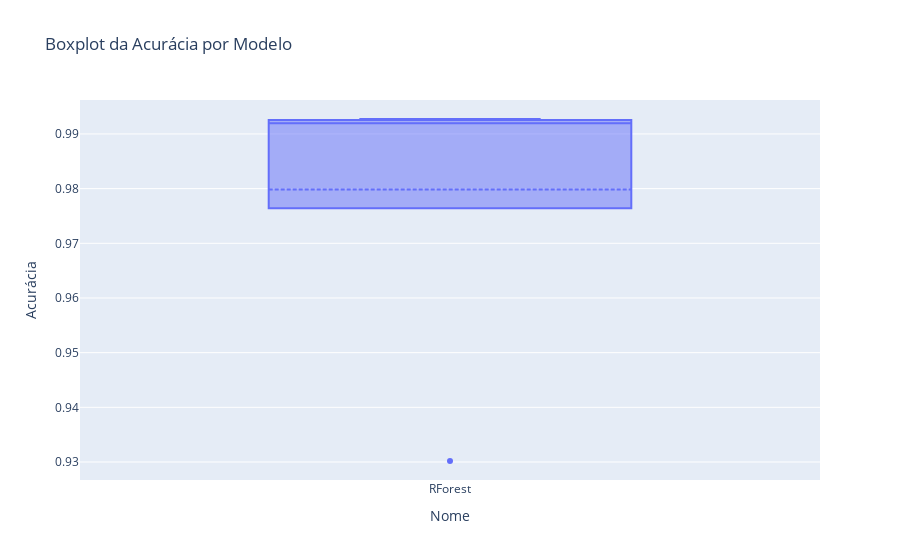
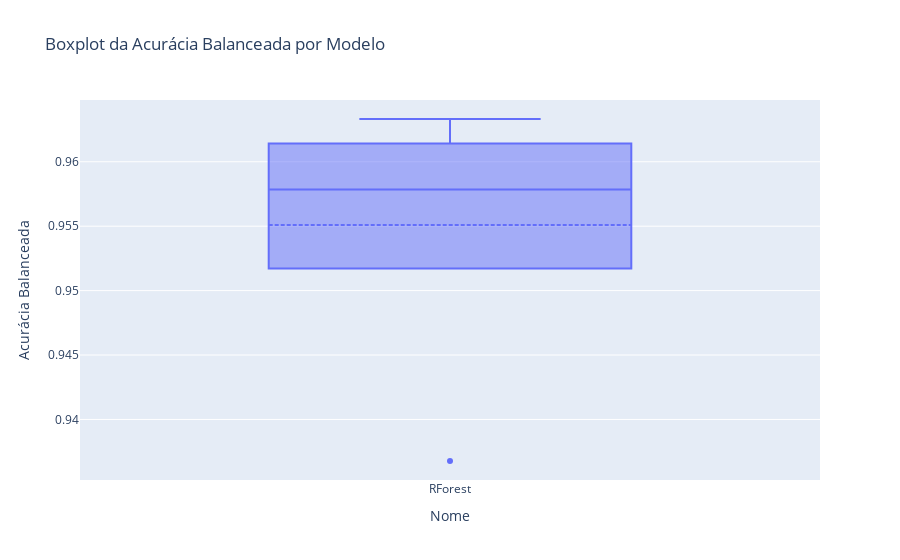
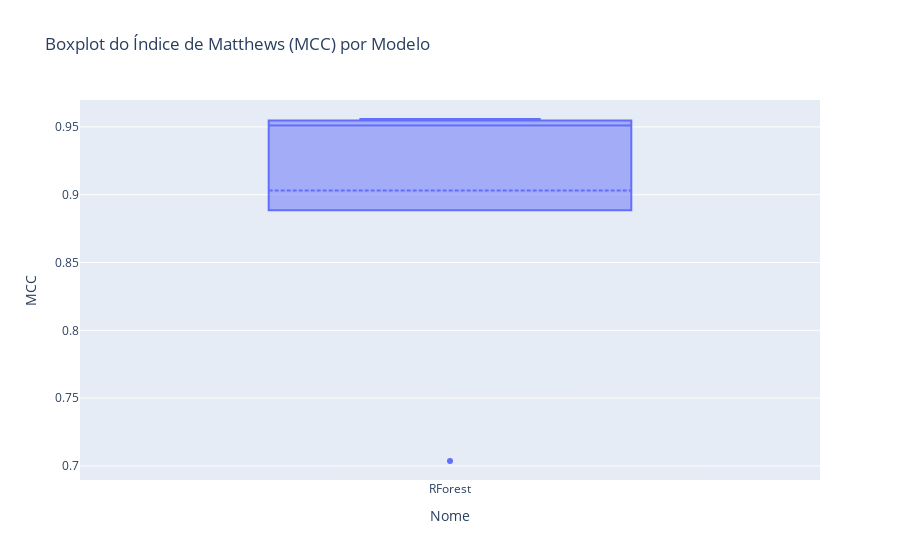
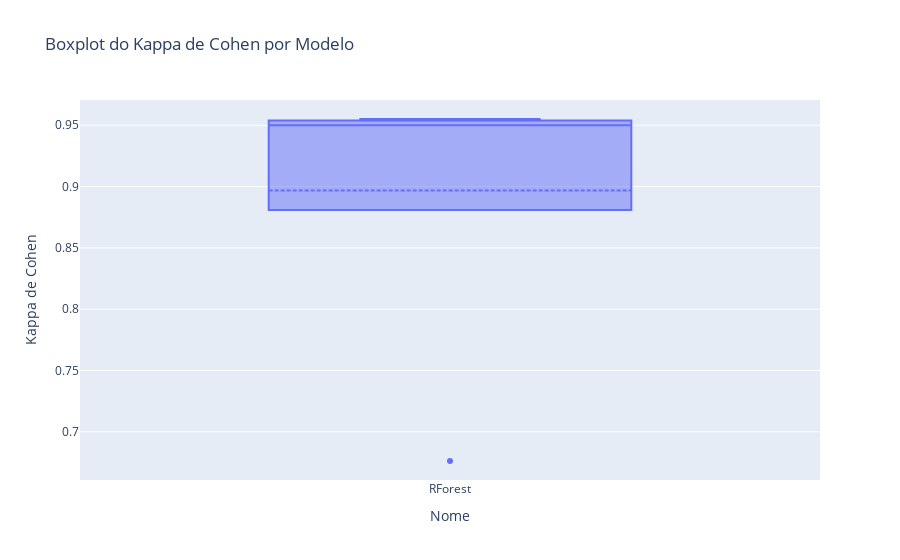

These figures' notebook cell, in order:
### Code cell
import plotly.express as px
import pandas as pd

# Converter a lista de resultados em um DataFrame
df_resultados = pd.DataFrame(resultados)

# Criar gráficos de boxplot para as métricas
fig_acuracia = px.box(df_resultados, x='Nome', y='Acurácia', title='Boxplot da Acurácia por Modelo')
fig_acuracia.update_traces(boxmean=True)

fig_acuracia_balanceada = px.box(df_resultados, x='Nome', y='Acurácia Balanceada', title='Boxplot da Acurácia Balanceada por Modelo')
fig_acuracia_balanceada.update_traces(boxmean=True)

fig_mcc = px.box(df_resultados, x='Nome', y='MCC', title='Boxplot do Índice de Matthews (MCC) por Modelo')
fig_mcc.update_traces(boxmean=True)

fig_kappa = px.box(df_resultados, x='Nome', y='Kappa de Cohen', title='Boxplot do Kappa de Cohen por Modelo')
fig_kappa.update_traces(boxmean=True)

# Exibir os gráficos
fig_acuracia.show()
fig_acuracia_balanceada.show()
fig_mcc.show()
fig_kappa.show()

### Figure 1 — Plotly figure (JSON) as saved in the notebook; plotly's stock layout.template omitted (floating-point values rounded to 4 significant figures)
{"data": [{"alignmentgroup": "True", "boxmean": true, "hovertemplate": "Nome=%{x}<br>Acurácia=%{y}<extra></extra>", "legendgroup": "", "marker": {"color": "#636efa"}, "name": "", "notched": false, "offsetgroup": "", "orientation": "v", "showlegend": false, "type": "box", "x": ["RForest", "RForest", "RForest", "RForest", "RForest"], "x0": " ", "xaxis": "x", "y": [0.9302, 0.9927, 0.992, 0.9925, 0.9918], "y0": " ", "yaxis": "y"}], "layout": {"boxmode": "group", "legend": {"tracegroupgap": 0}, "title": {"text": "Boxplot da Acurácia por Modelo"}, "xaxis": {"anchor": "y", "domain": [0, 1], "title": {"text": "Nome"}}, "yaxis": {"anchor": "x", "domain": [0, 1], "title": {"text": "Acurácia"}}}}

### Figure 2 — Plotly figure (JSON) as saved in the notebook; plotly's stock layout.template omitted (floating-point values rounded to 4 significant figures)
{"data": [{"alignmentgroup": "True", "boxmean": true, "hovertemplate": "Nome=%{x}<br>Acurácia Balanceada=%{y}<extra></extra>", "legendgroup": "", "marker": {"color": "#636efa"}, "name": "", "notched": false, "offsetgroup": "", "orientation": "v", "showlegend": false, "type": "box", "x": ["RForest", "RForest", "RForest", "RForest", "RForest"], "x0": " ", "xaxis": "x", "y": [0.9368, 0.9633, 0.9579, 0.9608, 0.9567], "y0": " ", "yaxis": "y"}], "layout": {"boxmode": "group", "legend": {"tracegroupgap": 0}, "title": {"text": "Boxplot da Acurácia Balanceada por Modelo"}, "xaxis": {"anchor": "y", "domain": [0, 1], "title": {"text": "Nome"}}, "yaxis": {"anchor": "x", "domain": [0, 1], "title": {"text": "Acurácia Balanceada"}}}}

### Figure 3 — Plotly figure (JSON) as saved in the notebook; plotly's stock layout.template omitted (floating-point values rounded to 4 significant figures)
{"data": [{"alignmentgroup": "True", "boxmean": true, "hovertemplate": "Nome=%{x}<br>MCC=%{y}<extra></extra>", "legendgroup": "", "marker": {"color": "#636efa"}, "name": "", "notched": false, "offsetgroup": "", "orientation": "v", "showlegend": false, "type": "box", "x": ["RForest", "RForest", "RForest", "RForest", "RForest"], "x0": " ", "xaxis": "x", "y": [0.7037, 0.9558, 0.9511, 0.9544, 0.9503], "y0": " ", "yaxis": "y"}], "layout": {"boxmode": "group", "legend": {"tracegroupgap": 0}, "title": {"text": "Boxplot do Índice de Matthews (MCC) por Modelo"}, "xaxis": {"anchor": "y", "domain": [0, 1], "title": {"text": "Nome"}}, "yaxis": {"anchor": "x", "domain": [0, 1], "title": {"text": "MCC"}}}}

### Figure 4 — Plotly figure (JSON) as saved in the notebook; plotly's stock layout.template omitted (floating-point values rounded to 4 significant figures)
{"data": [{"alignmentgroup": "True", "boxmean": true, "hovertemplate": "Nome=%{x}<br>Kappa de Cohen=%{y}<extra></extra>", "legendgroup": "", "marker": {"color": "#636efa"}, "name": "", "notched": false, "offsetgroup": "", "orientation": "v", "showlegend": false, "type": "box", "x": ["RForest", "RForest", "RForest", "RForest", "RForest"], "x0": " ", "xaxis": "x", "y": [0.6762, 0.9551, 0.9501, 0.9536, 0.9492], "y0": " ", "yaxis": "y"}], "layout": {"boxmode": "group", "legend": {"tracegroupgap": 0}, "title": {"text": "Boxplot do Kappa de Cohen por Modelo"}, "xaxis": {"anchor": "y", "domain": [0, 1], "title": {"text": "Nome"}}, "yaxis": {"anchor": "x", "domain": [0, 1], "title": {"text": "Kappa de Cohen"}}}}
